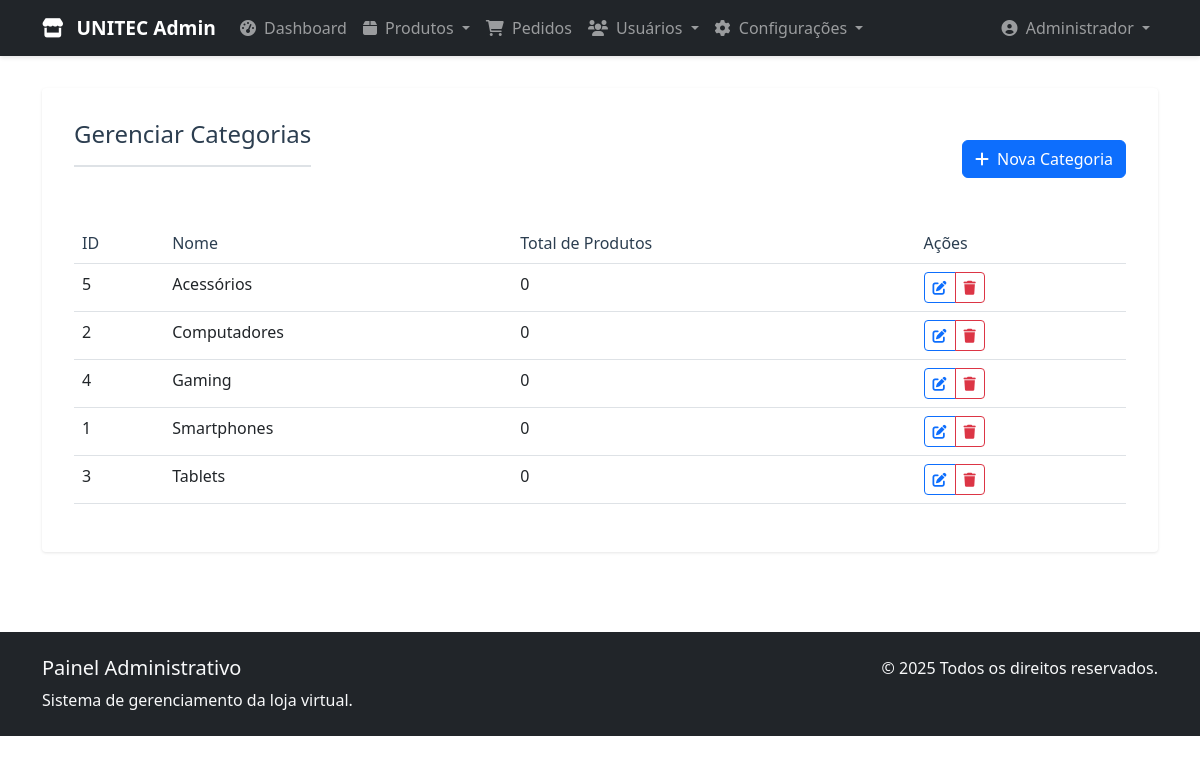
/admin/categorias.php (signed in), run on the app's committed database.
### tables this page shows
CREATE TABLE categorias (
    id INT PRIMARY KEY AUTO_INCREMENT,
    nome VARCHAR(50) NOT NULL,
    slug VARCHAR(50) NOT NULL UNIQUE,
    descricao TEXT,
    icone VARCHAR(50),
    categoria_pai_id INT,
    status BOOLEAN DEFAULT TRUE,
    data_criacao TIMESTAMP DEFAULT CURRENT_TIMESTAMP,
    FOREIGN KEY (categoria_pai_id) REFERENCES categorias(id) ON DELETE SET NULL
);

### admin/categorias.php (the view, shortened to what this page needs)
<?php
require_once "../config/database.php";
$sql = "SELECT c.*, COUNT(p.id) as total_produtos
        FROM categorias c
        LEFT JOIN produtos p ON c.id = p.categoria_id
        GROUP BY c.id
        ORDER BY c.nome";
$stmt = $conn->prepare($sql);
$stmt->execute();
$categorias = $stmt->fetchAll();
?>
<!DOCTYPE html>
<html lang="pt-BR">
<head>
    <link href="https://cdn.jsdelivr.net/npm/bootstrap@5.3.0/dist/css/bootstrap.min.css" rel="stylesheet">
    <link rel="stylesheet" href="https://cdnjs.cloudflare.com/ajax/libs/font-awesome/6.0.0/css/all.min.css">
</head>
<body>
    <?php include 'includes/header.php'; ?>
    <div class="admin-section">
        <div class="container">
            <div class="admin-container">
                <div class="d-flex justify-content-between align-items-center mb-4">
                    <h1 class="admin-title">Gerenciar Categorias</h1>
                    <button type="button" class="btn btn-primary" data-bs-toggle="modal" data-bs-target="#modalCategoria">
                        <i class="fas fa-plus me-1"></i>
                        Nova Categoria
                    </button>
                </div>
                <div class="table-responsive">
                    <table class="table table-hover">
                        <thead>
                            <tr>
                                <th>ID</th>
                                <th>Nome</th>
                                <th>Total de Produtos</th>
                                <th>Ações</th>
                            </tr>
                        </thead>
                        <tbody>
                            <?php if (empty($categorias)): ?>
                                <tr>
                                    <td colspan="4" class="text-center py-4">
                                        Nenhuma categoria encontrada.
                                    </td>
                                </tr>
                            <?php else: ?>
                                <?php foreach ($categorias as $categoria): ?>
                                    <tr>
                                        <td><?php echo $categoria['id']; ?></td>
                                        <td><?php echo htmlspecialchars($categoria['nome']); ?></td>
                                        <td><?php echo $categoria['total_produtos']; ?></td>
                                        <td>
                                            <div class="btn-group">
                                                <button type="button"
                                                        class="btn btn-sm btn-outline-primary btn-action"
                                                        data-bs-toggle="modal"
                                                        data-bs-target="#modalCategoria"
                                                        data-id="<?php echo $categoria['id']; ?>"
                                                        data-nome="<?php echo htmlspecialchars($categoria['nome']); ?>">
                                                    <i class="fas fa-edit"></i>
                                                </button>
                                                <?php if ($categoria['total_produtos'] == 0): ?>
                                                    <button type="button"
                                                            class="btn btn-sm btn-outline-danger btn-action"
                                                            data-bs-toggle="modal"
                                                            data-bs-target="#modalExcluir<?php echo $categoria['id']; ?>">
                                                        <i class="fas fa-trash"></i>
                                                    </button>
                                                <?php endif; ?>
                                            </div>
                                        </td>
                                    </tr>
                                <?php endforeach; ?>
                            <?php endif; ?>
                        </tbody>
                    </table>
                </div>
            </div>
        </div>
    </div>
    <?php include 'includes/footer.php'; ?>
</body>
</html>

### admin/categorias.php (style rules this page uses)
.admin-section { padding: 2rem 0; }
.admin-container { background: white; border-radius: 4px; box-shadow: 0 1px 3px rgba(0,0,0,0.1); padding: 2rem; }
.admin-title { color: #2c3e50; font-size: 1.5rem; font-weight: 500; margin-bottom: 2rem; padding-bottom: 1rem; border-bottom: 2px solid #dee2e6; }
.table th { font-weight: 500; color: #2c3e50; }
.btn-action { padding: 0.25rem 0.5rem; font-size: 0.875rem; }

### data on the page
categorias: id "5", nome "Acessórios", total_produtos "0"
categorias: id "2", nome "Computadores", total_produtos "0"
categorias: id "4", nome "Gaming", total_produtos "0"
categorias: id "1", nome "Smartphones", total_produtos "0"
categorias: id "3", nome "Tablets", total_produtos "0"

### other printed values
$_SESSION['nome'] "Administrador"
